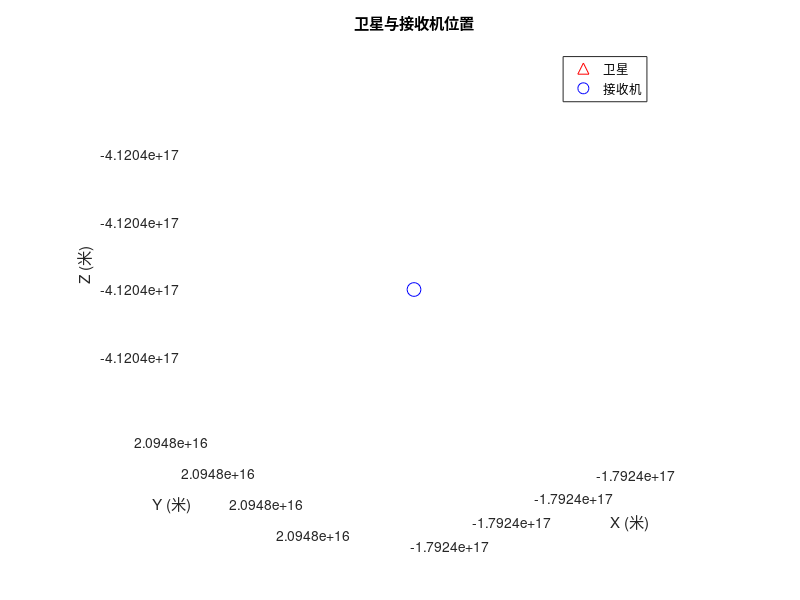

The MATLAB source for this figure:
%% GPS四卫星定位与时间校正程序
% 作者：基于CSDN技术文档实现
% 功能：通过四颗卫星伪距观测值，解算接收机三维坐标和钟差

%% 初始化参数
clc; clear all;

% 真实接收机参数（未知待求解）
true_pos = [3e6; 2e6; 4e6];   % ECEF坐标系下的真实坐标（单位：米）
true_dt = 1e-6;               % 接收机钟差（秒）

% 模拟四颗卫星的ECEF坐标（基于地球静止轨道简化模型）
sat_pos = [
    2.6e7, 0, 0;            % 卫星1：赤道平面静止轨道
    0, 2.6e7, 0;            % 卫星2：赤道平面静止轨道
    0, 0, 2.6e7;            % 卫星3：极地轨道
    1.5e7, 1.5e7, 1.5e7     % 卫星4：倾斜轨道
];

% 物理常数
c = 299792458;              % 光速（米/秒）
noise_level = 5;            % 伪距测量噪声标准差（米）

%% 生成带噪声的伪距观测值
% 理论几何距离计算（无钟差和噪声）
geo_dist = sqrt(sum((sat_pos - true_pos').^2, 2));  % 每个卫星到接收机的几何距离

% 添加钟差影响和测量噪声
noise = noise_level * randn(4,1);            % 高斯白噪声
pseudo_ranges = geo_dist + c * true_dt + noise;  % 伪距=几何距离+钟差+噪声

%% 迭代最小二乘法解算
% 初始猜测值（通常设为地球质心或前次定位结果）
est_pos = [0; 0; 0];       % 初始位置估计
est_dt = 0;                % 初始钟差估计
max_iter = 20;             % 最大迭代次数
epsilon = 1e-3;            % 收敛阈值（位置变化小于1毫米）

for iter = 1:max_iter
    % 计算估计伪距（几何距离 + 钟差影响）
    est_dist = sqrt(sum((sat_pos - est_pos').^2, 2)) + c * est_dt;

    % 构造雅可比矩阵H（几何矩阵）
    % H矩阵结构：[视线方向单位矢量, 1]（每行对应一颗卫星）
    H = [(sat_pos - est_pos') ./ est_dist, ones(4,1)];

    % 计算残差向量（观测伪距 - 估计伪距）
    delta_z = pseudo_ranges - est_dist;

    % 最小二乘法求解增量：Δx = (H^T H)^-1 H^T Δz
    delta_x = (H' * H) \ (H' * delta_z);

    % 更新估计值（位置和钟差）
    est_pos = est_pos + delta_x(1:3);          % 位置更新
    est_dt = est_dt + delta_x(4)/c;            % 钟差更新（将距离误差转换为时间误差）

    % 判断收敛条件（位置变化小于阈值）
    if norm(delta_x(1:3)) < epsilon
        fprintf('迭代收敛于第%d次\n', iter);
        break;
    end
end

%% 结果输出与误差分析
fprintf('\n===== 定位结果 =====\n');
fprintf('真实位置: [%.2f, %.2f, %.2f] 米\n', true_pos);
fprintf('解算位置: [%.2f, %.2f, %.2f] 米\n', est_pos);
fprintf('位置误差: %.2f 米\n', norm(true_pos - est_pos));
fprintf('钟差解算值: %.3e 秒\n', est_dt);
fprintf('钟差真实值: %.3e 秒\n', true_dt);
fprintf('钟差误差: %.3e 秒\n', abs(est_dt - true_dt));

%% 可视化卫星分布（可选）
% 在结果输出后添加卫星位置绘制
figure;
plot3(sat_pos(:,1), sat_pos(:,2), sat_pos(:,3), '^r', 'MarkerSize', 12); % 绘制卫星位置（红色三角）
hold on;
plot3(est_pos(1), est_pos(2), est_pos(3), 'bo', 'MarkerSize', 10);       % 绘制解算位置（蓝色圆点）
xlabel('X (米)'); ylabel('Y (米)'); zlabel('Z (米)');
title('卫星与接收机位置');
grid on;
axis equal;
legend('卫星', '接收机');

% 调整坐标轴范围（例如仅显示接收机附近的局部区域）
axis([est_pos(1)-1e6, est_pos(1)+1e6, ...
      est_pos(2)-1e6, est_pos(2)+1e6, ...
      est_pos(3)-1e6, est_pos(3)+1e6]);


